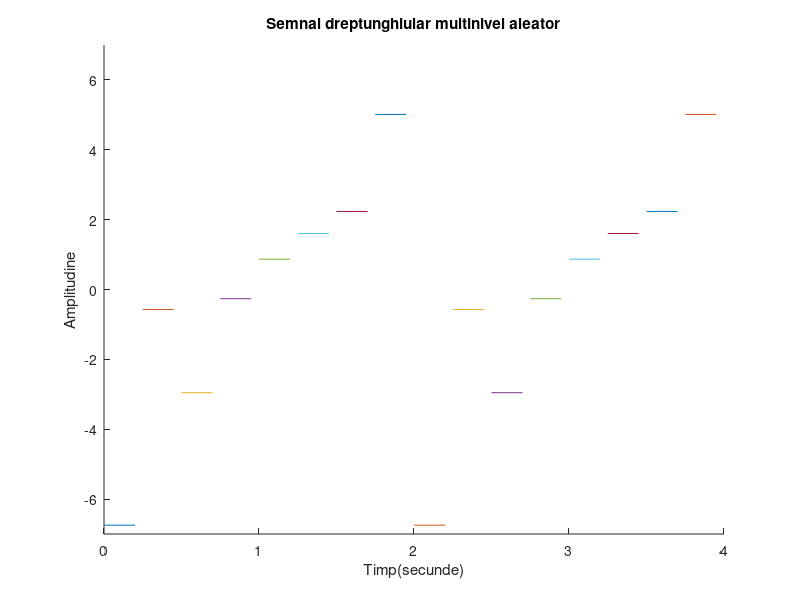

MATLAB code for this plot:
hold on;
%folosesc intructiunea hold on pentru a afisa simultan mai multe semnale pe grafic
%200ms
%folosim rand pentru a genera un numar aleator
r1=rand(1);
r2=rand(1);
r3=rand(1);
r4=rand(1);
r5=rand(1);
r6=rand(1);
r7=rand(1);
r8=rand(1);
t1=0:0.2:0.25;
t2=0.25:0.2:0.5;
t3=0.5:0.2:0.75;
t4=0.75:0.2:1;
t5=1:0.2:1.25;
t6=1.25:0.2:1.5;
t7=1.5:0.2:1.75;
t8=1.75:0.2:2;
%Stabilesc nivelurile
x1=-7*r1*square(8*pi*t1,100);
x2=-5*r2*square(8*pi*t2,100);
x3=-3*r3*square(8*pi*t3,100);
x4=-1*r4*square(8*pi*t4,100);
x5=1*r5*square(8*pi*t5,100);
x6=3*r6*square(8*pi*t6,100);
x7=5*r7*square(8*pi*t7,100);
x8=7*r8*square(8*pi*t8,100);
%->Vom folosi functia plot pentru a genera grafice cu parametrii t1 si x1, t2 si x2, t3 si x3, t4 si x4, t5 si x5, t6 si x6, t7 si t7,
%t8 si x8
plot(t1,x1);
plot(t2,x2);
plot(t3,x3);
plot(t4,x4);
plot(t5,x5);
plot(t6,x6);
plot(t7,x7);
plot(t8,x8);
%->Folosim functia axis pentru a delimita spectrele de valori ale graficului generat de plot pentru a se incadra corespunzator in parametri
axis([0 4 -7 7]);
plot(2+t1,x1);
plot(2+t2,x2);
plot(2+t3,x3);
plot(2+t4,x4);
plot(2+t5,x5);
plot(2+t6,x6);
plot(2+t7,x7);
plot(2+t8,x8);%Am denumit axa Ox
xlabel('Timp(secunde)')
%Am denumit axa Oy
ylabel('Amplitudine')
title('Semnal dreptunghiular multinivel aleator')
